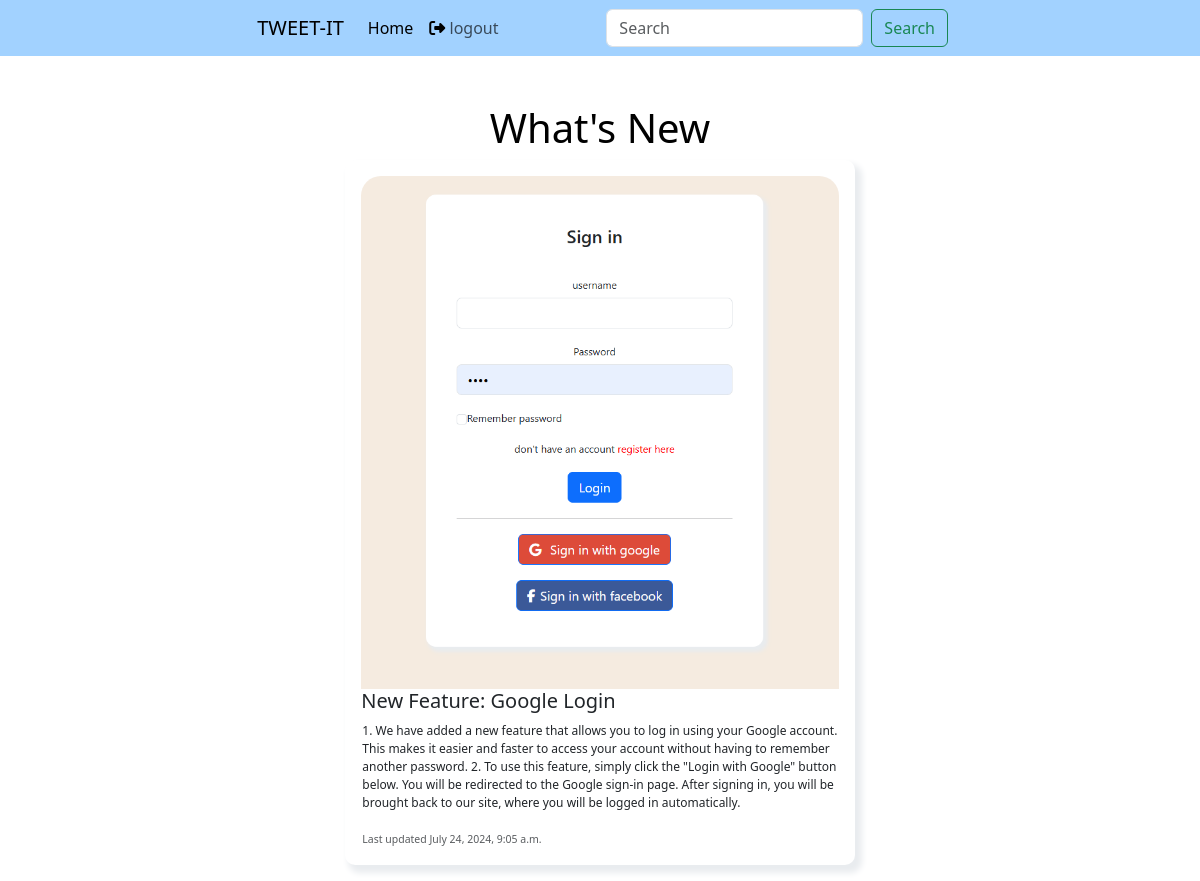
The app's page /whats-new/ with its own data.
### main/models.py (models this page shows, shortened)
class WhatsNew(models.Model):
    title = models.CharField(max_length=200)
    content = models.TextField()
    image = models.ImageField(upload_to='news',null=True, blank=True)
    created_at = models.DateTimeField(auto_now_add=True)
    updated_at = models.DateTimeField(auto_now=True)

### main/views.py (the view)
# urls.py: path('whats-new/',views.whats_new_list, name='whats_new_list'),
def whats_new_list(request):
    entries = WhatsNew.objects.all().order_by('-created_at')
    return render(request, 'whats_new_list.html', {'entries': entries})

### main/templates/whats_new_list.html
{% extends "base.html" %}
{% block start %}
<div class="container mt-5"style="max-width: 800px;">
    <h1 class="text-center">What's New</h1>
    <div class="row justify-content-center">
        <div class="col-md-8">
            {% for entry in entries %}
                <div class="card mb-3" >
                    <div class="card-body" style="height: 100%;">
                        {% if entry.image %}
                        <img src="{{ entry.image.url }}" class="card-img-top" alt="{{ entry.title }}" style="height: 100%; object-fit: cover; border-top-left-radius: 20px; border-top-right-radius: 20px; width: 100%;" loading="lazy">
                    {% endif %}
                        <h5 class="card-title">{{ entry.title }}</h5>
                        <p class="card-text">{{ entry.content }}</p>
                        <p class="card-text"><small class="text-muted">Last updated {{ entry.updated_at }}</small></p>
                    </div>
                </div>
            {% endfor %}
        </div>
    </div>
</div>
{% endblock %}

### main/static/css/style.css (style rules this page uses)
.card-img-top { object-fit: cover; }
.card-img-top { max-width: 100%; height: auto; }
body { background-color: #f7f6f6; }
.card { border: none; box-shadow: 5px 6px 6px 2px #e9ecef; border-radius: 4px; }
body { background-color: #c20b0b }
.card { border: none; box-shadow: 5px 6px 6px 2px #e9ecef; border-radius: 10px; }
body { background-color: #ffffff; color: #000; }
.card-text { font-size: 12px; padding: 1px; }

### records on screen
WhatsNew: image (picture), title "New Feature: Google Login", content "1. We have added a new feature that allows you to log in using your Google account. This makes it easier and faster to access your account without having to remember another password. 2. To use this feature, simply click the \"Login with Google\" button below. You will be redirected to the Google sign-in page. After signing in, you will be brought back to our site, where you will be logged in automatically.", updated_at "July 24, 2024, 9:05 a.m."
